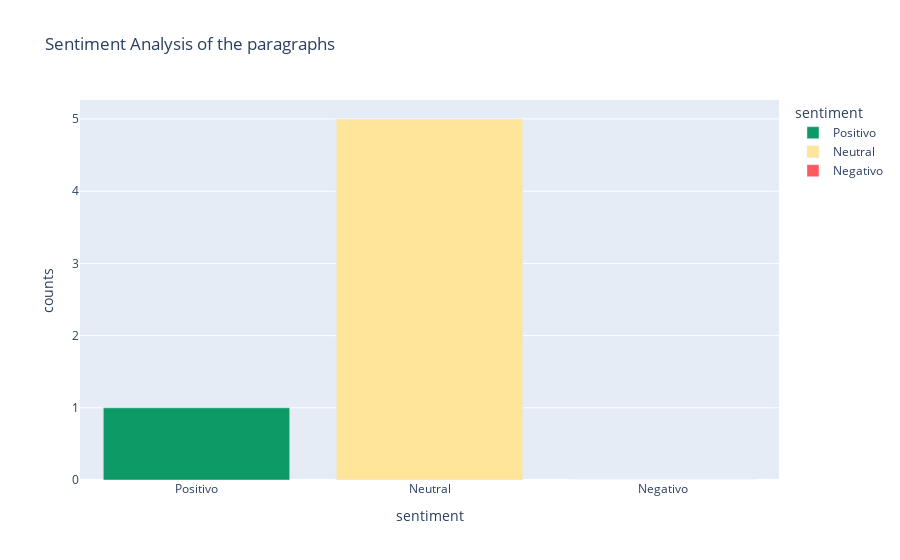

The code cell stored with this chart in its notebook:
### Code cell
plot_sentiment_distribution(wikipedia_df)

### Figure 1 — Plotly figure (JSON) as saved in the notebook; plotly's stock layout.template omitted (floating-point values rounded to 4 significant figures)
{"data": [{"hovertemplate": "sentiment=%{x}<br>counts=%{y}<extra></extra>", "legendgroup": "Positivo", "marker": {"color": "#0d9a66", "pattern": {"shape": ""}}, "name": "Positivo", "orientation": "v", "showlegend": true, "textposition": "auto", "type": "bar", "x": ["Positivo"], "xaxis": "x", "y": [1], "yaxis": "y"}, {"hovertemplate": "sentiment=%{x}<br>counts=%{y}<extra></extra>", "legendgroup": "Neutral", "marker": {"color": "#ffe599", "pattern": {"shape": ""}}, "name": "Neutral", "orientation": "v", "showlegend": true, "textposition": "auto", "type": "bar", "x": ["Neutral"], "xaxis": "x", "y": [5], "yaxis": "y"}, {"hovertemplate": "sentiment=%{x}<br>counts=%{y}<extra></extra>", "legendgroup": "Negativo", "marker": {"color": "#ff585d", "pattern": {"shape": ""}}, "name": "Negativo", "orientation": "v", "showlegend": true, "textposition": "auto", "type": "bar", "x": ["Negativo"], "xaxis": "x", "y": [0], "yaxis": "y"}], "layout": {"barmode": "relative", "legend": {"title": {"text": "sentiment"}, "tracegroupgap": 0}, "title": {"text": "Sentiment Analysis of the paragraphs"}, "xaxis": {"anchor": "y", "categoryarray": ["Positivo", "Neutral", "Negativo"], "categoryorder": "array", "domain": [0, 1], "title": {"text": "sentiment"}}, "yaxis": {"anchor": "x", "domain": [0, 1], "title": {"text": "counts"}}}}
